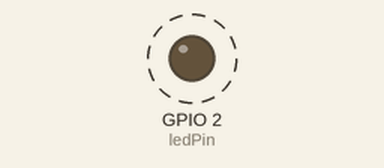
Simulated run of this sketch. Board: ESP32. Parts: output pins drawn as LEDs (lit = HIGH). Dashed ring = blinking.

Above: at 0.2 s.
Timing chart, 0 to 3.0 s (numbered marks = the images above):
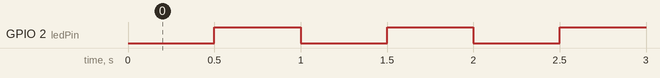

Measured:
- by itself, GPIO 2 (ledPin): alternates HIGH for 0.50 s and LOW for 0.50 s

The sketch:

esp32-ex02.ino
```cpp
// 定义LED引脚GPIO2
const int ledPin = 2;
// 记录LED当前亮灭状态
int ledState = LOW;
// 记录上一次切换灯的时间
unsigned long previousMillis = 0;
// 完整闪烁周期1000ms，1Hz频率
const long interval = 1000;

void setup() {
  // 设置LED引脚为输出模式
  pinMode(ledPin, OUTPUT);
}

void loop() {
  // 获取当前系统运行毫秒数
  unsigned long currentMillis = millis();
  // 判断是否到达切换灯光的时间
  if (currentMillis - previousMillis >= interval/2) {
    // 更新计时基准
    previousMillis = currentMillis;
    // 翻转LED状态
    ledState = !ledState;
    digitalWrite(ledPin, ledState);
  }
}
```
